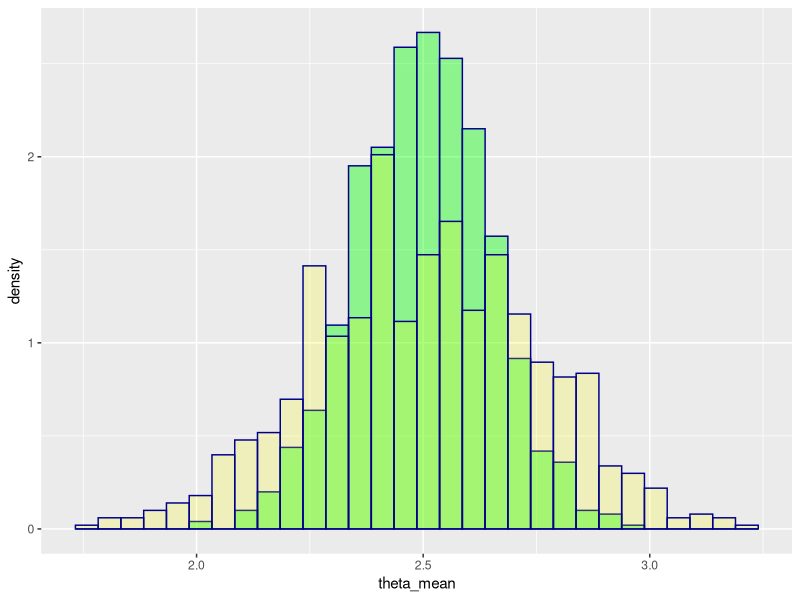
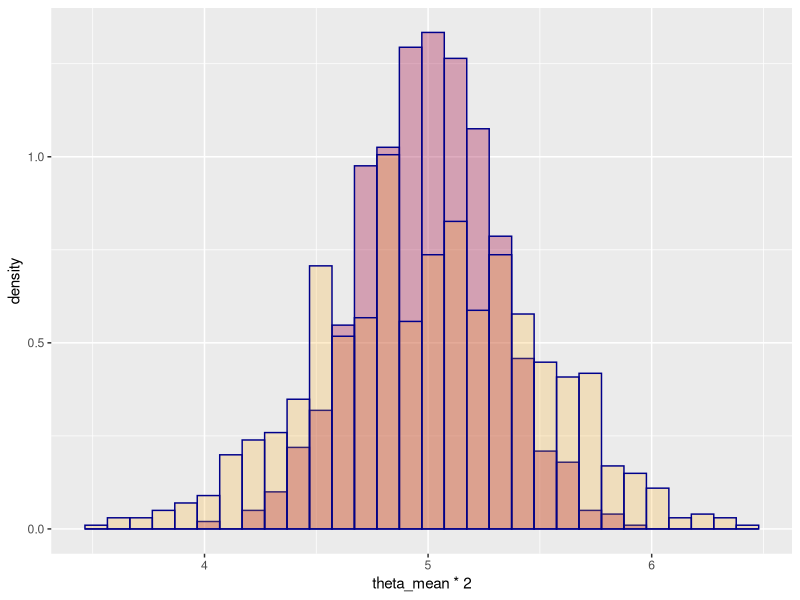

Reproduce these figures in R, in order.
# set the library with the packages we use
library(ggplot2)
library(tidyverse)
require(cowplot)

# Scenario  1 where we don't accept defects
N <- 100
m <- 6
n <- N - m
k <- 0
x <- 0
prob <- dhyper(x,m,n,k)
while (prob>.1){
  
  k <- k + 1
  prob <- dhyper(x,m,n,k)
}

# Scenario 2 where we accept at most 1 defect
k <- 0
x <- 1
prob <- phyper(x,m,n,k)
while (prob>.1) {
  k <- k + 1
  prob <- phyper(x,m,n,k)
}

# poisson distribution
x <- 0
expy <- function(lambda) exp(-lambda) + lambda * exp(-lambda) 
trial <- expy(x)
while (trial > 0.01) {
  x <- x + .1
  trial <- expy(x)
}

# simulations and estimators
n_obs <- 100
n_samples <- 1000
theta <- 5
theta_mean <- c()
theta_med <- c()
# simulating the 1000 samples and producing their means
for (samp in seq(1,n_samples)) {
  n_vec <- runif(n_obs,min = 0,max = theta)
  theta_mean <- append(theta_mean,mean(n_vec,na.rm=TRUE))
  theta_med <- append(theta_med, median(n_vec,na.rm = TRUE))
}

# Plotting the distribution
theta_mean <- as.data.frame(theta_mean)
theta_med <- as.data.frame(theta_med)

ggplot() +
  geom_histogram(data = theta_mean,
                 mapping = aes(x = theta_mean,y=..density..),color = "darkblue",
                 fill = "green",alpha=.4)+
  geom_histogram(data = theta_med, 
                 mapping = aes(x=theta_med,y=..density..), color = "darkblue",
                 fill = "yellow", alpha=.2)


ggplot() +
  geom_histogram(data = theta_mean,
                 mapping = aes(x = theta_mean*2,y=..density..),color = "darkblue",
                 fill = "maroon",alpha=.4)+
  geom_histogram(data = theta_med, 
                 mapping = aes(x=theta_med*2,y=..density..), color = "darkblue",
                 fill = "orange", alpha=.2)
